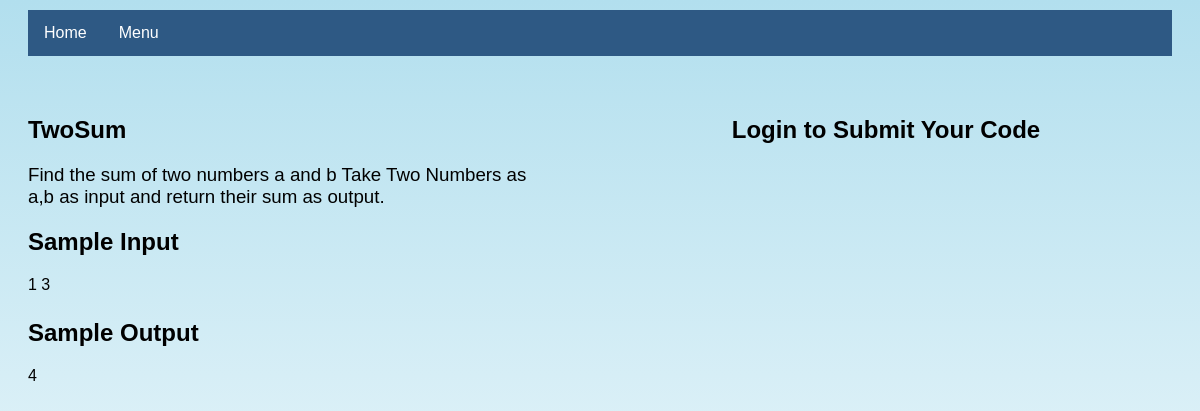
Screenshot of /problemset/problem/2/ with the database file from the repository.
### judge/models.py (models this page shows, shortened)
class Problem(models.Model):
    class Difficulty(models.TextChoices):
        easy = "EASY"
        medium = "MEDIUM"
        hard = "HARD"
    name = models.CharField(max_length=50)
    statement = models.TextField()
    code = models.CharField(max_length=10)
    difficulty = models.CharField(
        max_length=6,
        choices=Difficulty.choices,
        default=Difficulty.easy
    )

class TestCase(models.Model):
    input = models.TextField()
    output = models.TextField()
    problem = models.ForeignKey(Problem, on_delete=models.CASCADE)

### judge/views.py (the view)
# urls.py: path('problemset/problem/<int:question_id>/', views.detail, name = 'detail'),
def detail(request, question_id):
    pro = Problem.objects.get(pk=question_id)
    io=TestCase.objects.filter(problem=pro)[0]
    if request.method == 'GET':
        problem = get_object_or_404(Problem, pk = question_id)
        context = {'problem' : problem,'io':io,'problem':pro}
        return render(request, 'judge/problem.html', context)
    else:
        return submit(request, question_id)

### judge/templates/judge/problem.html (shortened to what this page needs)
<html>
<head>
</head>
<body>
  <div class="navbar">
      <a href="{% url 'index' %}">Home</a>
      <div class="dropdown">
          <button class="dropbtn">Menu
          </button>
      </div>
  </div>
<div class="container">
    <div class="problem-info">
        <h2>{{ problem.name }}</h2>
        <h3>{{ problem.statement }}</h3>
        <h2>Sample Input</h2>
        {{ io.input }}
        <h2 style="margin-top:25px">Sample Output</h2>
        {{ io.output }}
    </div>
    <div class="code-section">
        {% if request.user.is_authenticated %}
        <form method="post">
            {% csrf_token %}
            <input type="hidden" name="question_id" value="{{ problem.id }}">
            <label for="language">Language:</label>
            <select id="language" name="language">
                <option value="cpp">C++</option>
                <option value="python">Python</option>
                <option value="java">Java</option>
            </select>
            <br>
            <textarea id="code" name="code" rows="20" cols="80" placeholder="Type your code here..."></textarea>
            <br>
            <div class="submit-container">
                <button type="submit" class="submit-btn">Submit</button>
            </div>
        </form>
        {% else %}
        <h2 align='center'>Login to Submit Your Code</h2>
        {% endif %}
    </div>
</div>
</body>
</html>

### judge/templates/judge/problem.html (style rules this page uses)
body { background: linear-gradient(to bottom, #B2DFEE, #FFFFFF); font-family: Arial, Helvetica, sans-serif; }
.container { display: flex; justify-content: space-between; margin: 40px 20px; }
.problem-info { width: 45%; }
.code-section { width: 50%; text-align: center; }
h2 { font-weight: bold; }
h3 { font-weight: normal; }
.navbar { background-color: #2E5984; overflow: hidden; margin-top: 10px; margin-left: 20px; margin-right: 20px; }
.navbar a { float: left; color: white; text-align: center; padding: 14px 16px; text-decoration: none; font-size: 16px; }
.dropdown { float: left; overflow: hidden; }
.dropdown .dropbtn { font-size: 16px; border: none; outline: none; color: white; padding: 14px 16px; background-color: inherit; font-family: inherit; margin: 0; }

### rows the page displays
Problem: name "TwoSum", statement "Find the sum of two numbers a and b Take Two Numbers as a,b as input and return their sum as output."
TestCase: input "1 3", output "4"
